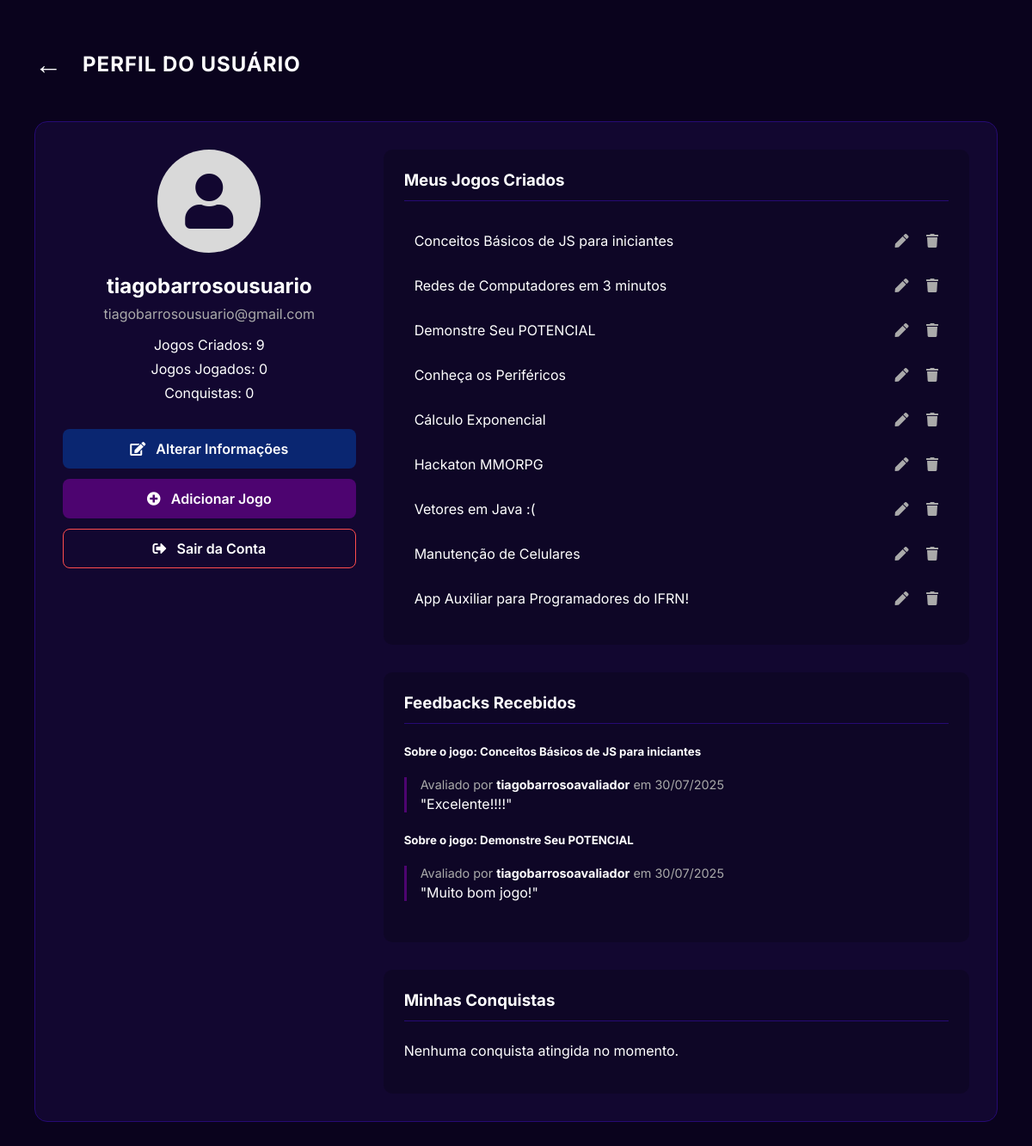
/perfil/ (signed in), run on an earlier commit of the app's database.
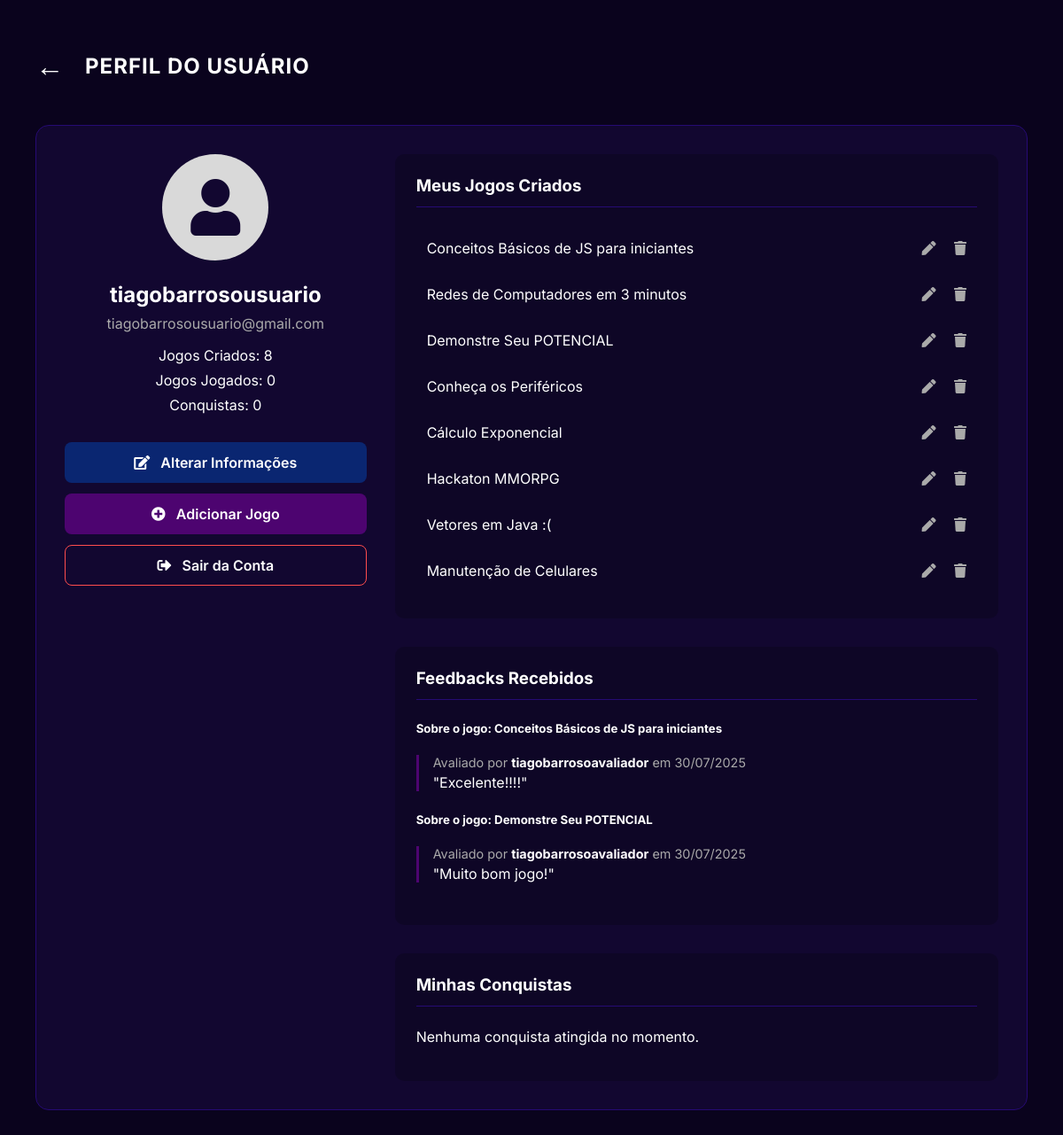
And on a later commit of the database.
### potplayapp/models.py (models this page shows, shortened)
class Jogo(models.Model):
    STATUS_AVALIACAO = [
        ('Pendente', 'Pendente'),
        ('Aprovado', 'Aprovado'),
        ('Rejeitado', 'Rejeitado'),
    ]
    desenvolvedor = models.ForeignKey(User, on_delete=models.CASCADE, related_name="jogos_criados")
    categoria = models.ForeignKey(Categoria, on_delete=models.SET_NULL, null=True, blank=False)
    capa = models.ImageField(upload_to='capas/', null=True, blank=True)
    nome = models.CharField(max_length=255)
    descricao = models.TextField()
    favoritos = models.ManyToManyField(User, related_name='jogos_favoritos', blank=True)
    arquivo_jogo = models.FileField(upload_to='arquivos_jogos/')
    data_submissao = models.DateTimeField(auto_now_add=True)
    data_atualizacao = models.DateTimeField(auto_now=True) # Atualiza automaticamente a cada edição
    status_avaliacao = models.CharField(
        max_length=10,
        choices=STATUS_AVALIACAO,
        default='Pendente'
    )

class Avaliacao(models.Model):
    jogo = models.ForeignKey(Jogo, on_delete=models.CASCADE, related_name='avaliacoes_oficiais')
    avaliador = models.ForeignKey(User, on_delete=models.CASCADE)
    feedback = models.TextField(verbose_name="Feedback da avaliação")
    data_avaliacao = models.DateTimeField(auto_now_add=True)
    class Meta:
        unique_together = ('jogo', 'avaliador')

### potplayapp/views.py (the view)
# urls.py: path('perfil/', views.perfil_view, name='perfil'),
@login_required
def perfil_view(request):
    jogos_criados = Jogo.objects.filter(
        desenvolvedor=request.user
    ).prefetch_related('avaliacoes_oficiais__avaliador')
    is_developer = request.user.groups.filter(name='Desenvolvedores').exists()
    contexto = {
        'jogos_criados': jogos_criados,
        'is_developer': is_developer,
    }
    return render(request, 'perfil.html', contexto)

### potplayapp/templates/perfil.html (shortened to what this page needs)
{% load static %}
<!DOCTYPE html>
<html lang="pt-br">
<head>
    <link rel="stylesheet" href="{% static 'potplayapp/css/global.css' %}">
    <link rel="stylesheet" href="https://cdnjs.cloudflare.com/ajax/libs/font-awesome/5.15.4/css/all.min.css">
</head>
<body>
    <div class="header-perfil">
        <a href="{% url 'home' %}" class="seta-voltar">&#8592;</a>
        <h2>PERFIL DO USUÁRIO</h2>
    </div>
    <div class="perfil-wrapper">
        <div class="perfil-bloco">
            <div class="imagem-perfil">
                <i class="fas fa-user icon"></i>
            </div>
            <div class="usuario-info">
                <p class="nome-usuario">{{ user.username }}</p>
                <p class="email-usuario">{{ user.email }}</p>
                <p>Jogos Criados: {{ jogos_criados|length }}</p>
                <p>Jogos Jogados: 0</p>
                <p>Conquistas: 0</p>
            </div>
            <div class="botoes-acao">
                <a href="{% url 'alterar_perfil' %}" class="botao-acao botao-alterar">
                    <i class="fas fa-edit"></i> Alterar Informações
                </a>
                {% if is_developer %}
                <a href="{% url 'adicionar_jogo' %}" class="botao-acao botao-adicionar">
                    <i class="fas fa-plus-circle"></i> Adicionar Jogo
                </a>
                {% endif %}
                <a href="{% url 'logout' %}" class="botao-acao botao-sair">
                    <i class="fas fa-sign-out-alt"></i> Sair da Conta
                </a>
            </div>
        </div>
        <div class="perfil-jogos">
            <div class="jogos-bloco">
                <h3>Meus Jogos Criados</h3>
                {% for jogo in jogos_criados %}
                    <div class="jogo-card-lista">
                        <span>{{ jogo.nome }}</span>
                        <div class="acoes-jogo">
                            <a href="{% url 'editar_jogo' jogo.id %}" title="Editar"><i class="fas fa-pen"></i></a>
                            <a href="{% url 'deletar_jogo' jogo.id %}" title="Deletar"><i class="fas fa-trash"></i></a>
                        </div>
                    </div>
                {% empty %}
                    <p>Você ainda não criou nenhum jogo.</p>
                {% endfor %}
            </div>
            <div class="feedbacks-bloco">
                <h3>Feedbacks Recebidos</h3>
                {% for jogo in jogos_criados %}
                    {% if jogo.avaliacoes_oficiais.all %}
                        <h5>Sobre o jogo: {{ jogo.nome }}</h5>
                        {% for avaliacao in jogo.avaliacoes_oficiais.all %}
                            <div class="feedback-item">
                                <p class="feedback-meta">
                                    Avaliado por <strong>{{ avaliacao.avaliador.username }}</strong> em {{ avaliacao.data_avaliacao|date:"d/m/Y" }}
                                </p>
                                <p class="feedback-texto">"{{ avaliacao.feedback }}"</p>
                            </div>
                        {% endfor %}
                    {% endif %}
                {% endfor %}
            </div>
            <div class="conquistas-bloco">
                <h3>Minhas Conquistas</h3>
                <p>Nenhuma conquista atingida no momento.</p>
            </div>
        </div>
    </div>
</body>
</html>

### potplayapp/static/potplayapp/css/global.css (style rules this page uses)
body { font-family: "Inter", sans-serif; background-color: #120730; color: white; }
a { color: white; text-decoration: none; }

### potplayapp/templates/perfil.html (style rules this page uses)
body { background-color: #0A031D; color: white; font-family: 'Inter', sans-serif; padding: 2rem; }
.header-perfil { display: flex; align-items: center; margin-bottom: 2rem; }
.seta-voltar { color: white; font-size: 2rem; text-decoration: none; margin-right: 1.5rem; }
h2 { font-weight: 700; font-size: 1.5rem; letter-spacing: 1px; }
.perfil-wrapper { display: grid; grid-template-columns: 1fr 2fr; gap: 2rem; background-color: #120730; padding: 2rem; border-radius: 15px; border: 1px solid #260A74; }
.perfil-bloco { text-align: center; }
.imagem-perfil { width: 120px; height: 120px; background-color: #D9D9D9; border-radius: 50%; margin: 0 auto 1.5rem auto; display: flex; justify-content: center; align-items: center; }
.imagem-perfil .icon { font-size: 4rem; color: #120730; }
.usuario-info .nome-usuario { font-size: 1.5rem; font-weight: 700; margin-bottom: 0.25rem; }
.usuario-info .email-usuario { color: #aaa; margin-bottom: 1rem; }
.usuario-info p { margin: 0.5rem 0; }
.botoes-acao { margin-top: 2rem; display: flex; flex-direction: column; gap: 0.75rem; }
.botao-acao { display: block; padding: 0.75rem; border-radius: 8px; text-decoration: none; color: white; font-weight: 600; transition: background-color 0.3s, transform 0.2s; border: 1px solid transparent; }
.botao-acao i { margin-right: 0.5rem; }
.botao-alterar { background-color: #0A2671; }
.botao-adicionar { background-color: #4D0470; }
.botao-sair { background-color: transparent; border-color: #ff4d4d; }
.perfil-jogos { display: flex; flex-direction: column; gap: 2rem; }
.jogos-bloco, .conquistas-bloco, .feedbacks-bloco { background-color: rgba(0, 0, 0, 0.2); padding: 1.5rem; border-radius: 10px; }
.jogos-bloco h3, .conquistas-bloco h3, .feedbacks-bloco h3 { margin-top: 0; margin-bottom: 1.5rem; border-bottom: 1px solid #260A74; padding-bottom: 0.75rem; }
.jogo-card-lista { display: flex; justify-content: space-between; align-items: center; padding: 0.75rem; border-radius: 5px; margin-bottom: 0.5rem; transition: background-color 0.2s; }
.acoes-jogo a { color: #aaa; margin-left: 1rem; text-decoration: none; }
.feedback-item { border-left: 3px solid #4D0470; padding-left: 1rem; margin-bottom: 1.5rem; }
.feedback-item .feedback-meta { font-size: 0.9rem; color: #aaa; margin-bottom: 0.25rem; }
.feedback-item .feedback-meta strong { color: #fff; }
.feedback-item .feedback-texto { margin: 0; }

What changed in the data, as far as the page shows it:
removed Jogo: nome "App Auxiliar para Programadores do IFRN!", shown under "Meus Jogos Criados"
Also different on the page:
{{ jogos_criados|length }}: "9" → "8"
